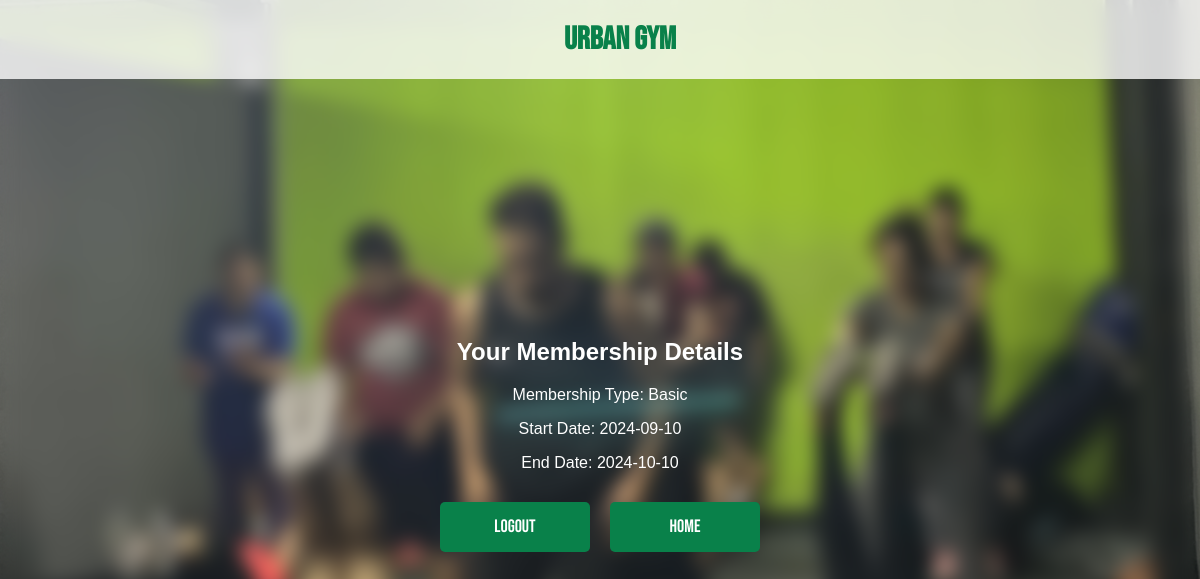
/urban/track-membership.php (signed in), run on the app's committed database.
### tables this page shows
CREATE TABLE `memberships` (
  `membership_id` int(11) UNSIGNED NOT NULL,
  `user_id` int(11) UNSIGNED NOT NULL,
  `start_date` date NOT NULL,
  `end_date` date NOT NULL,
  `membership_type` varchar(100) NOT NULL
);

### urban/track-membership.php (the view, shortened to what this page needs)
<?php
$servername = "localhost";
$username = "root";
$password = "";
$dbname = "urbangymdb";
$conn = new mysqli($servername, $username, $password, $dbname);
$userID = $_SESSION['user_id'];
$sql = "SELECT membership_type, start_date, end_date FROM memberships WHERE user_id = ?";
$stmt = $conn->prepare($sql);
$stmt->bind_param('i', $userID);
$stmt->execute();
$result = $stmt->get_result();
?>
<!DOCTYPE html>
<html lang="en">
<head>
</head>
<body>
    <header>
        <h1>Urban Gym</h1>
    </header>
    <main>
        <section>
            <h2>Your Membership Details</h2>
            <?php
            if ($result->num_rows > 0) {
                while ($row = $result->fetch_assoc()) {
                    echo "<p>Membership Type: " . htmlspecialchars($row["membership_type"]) . "</p>";
                    echo "<p>Start Date: " . htmlspecialchars($row["start_date"]) . "</p>";
                    echo "<p>End Date: " . htmlspecialchars($row["end_date"]) . "</p>";
                }
            } else {
                echo "<p>No membership found for this user.</p>";
            }
            ?>
        </section>
        <div class="buttons-container">
            <button onclick="location.href='logout.php'">Logout</button>
            <button onclick="location.href='home.html'">Home</button>
        </div>
    </main>
</body>
</html>

### urban/track-membership.php (style rules this page uses)
body { font-family: 'Arial', sans-serif; margin: 0; padding: 0; text-align: center; background-image: url('urbangym.jpeg'); background-size: cover; height: 100vh; color: #fff; display: flex; flex-direction: column; justify-content: center; align-items: center; overflow: hidden; }
header { width: 100%; padding: 20px; background-color: rgba(255, 255, 255, 0.8); position: fixed; top: 0; left: 0; z-index: 2; text-align: center; }
header h1 { font-family: 'Bebas Neue', sans-serif; margin: 0; color: #09814A; }
main { margin-top: 80px; padding: 20px; text-align: center; }
h2 { margin-top: 20px; }
button { display: inline-block; width: 150px; height: 50px; font-size: 18px; font-family: 'Bebas Neue', sans-serif; background-color: #09814A; color: #fff; border: none; cursor: pointer; border-radius: 5px; margin: 10px; }
.buttons-container { display: flex; justify-content: center; margin-top: 20px; }
body::before { content: ''; position: fixed; top: 0; left: 0; width: 100%; height: 100%; background: inherit; filter: blur(10px); z-index: -1; }

### data on the page
memberships: membership_type "Basic", start_date "2024-09-10", end_date "2024-10-10"
